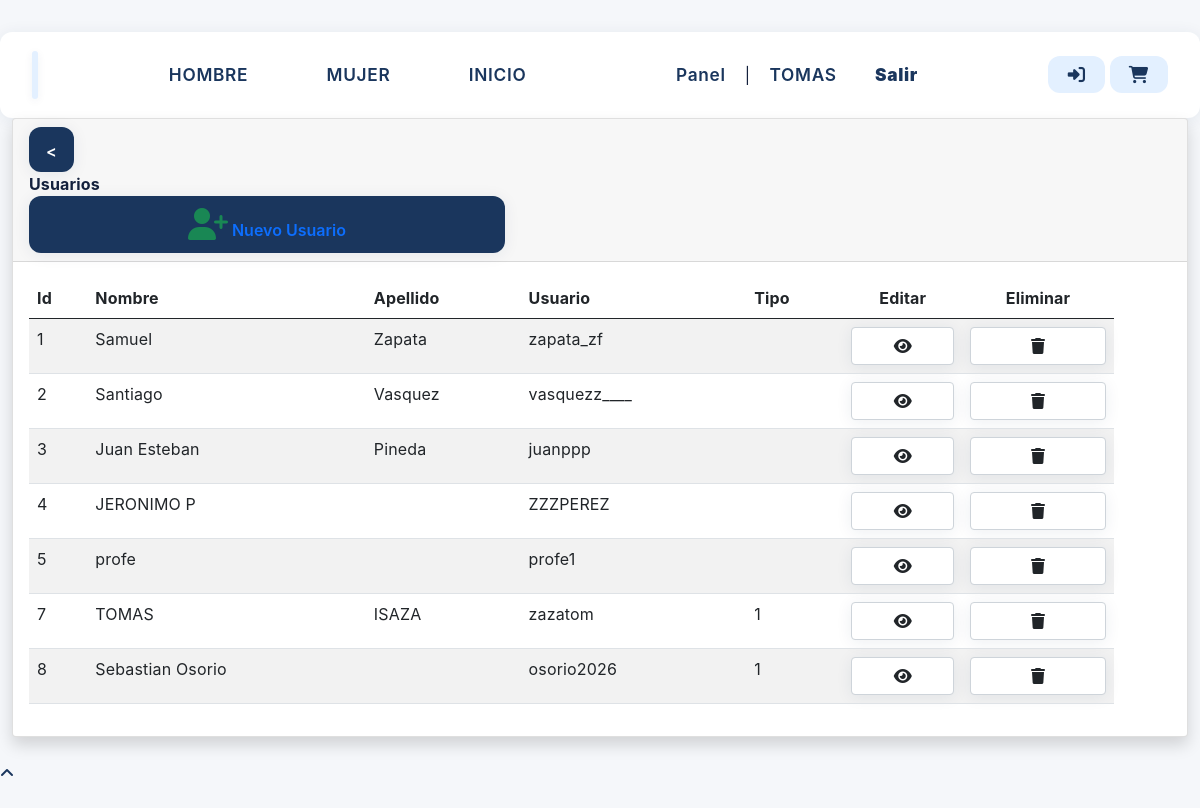
Screenshot of /usuarios.php (signed in) with the database file from the repository.
### tables this page shows
CREATE TABLE `usuarios` (
  `id_usu` int(11) NOT NULL,
  `nombre` varchar(90) DEFAULT NULL,
  `apellido` varchar(80) DEFAULT NULL,
  `password_hash` varchar(255) DEFAULT NULL,
  `usuario` varchar(50) DEFAULT NULL,
  `tipo` int(11) DEFAULT NULL,
  `correo` varchar(255) DEFAULT NULL,
  `celular` int(15) DEFAULT NULL
);

### usuarios.php (the view, shortened to what this page needs)
<?php include_once 'conex.php';
$objeto = new conex();
$conex = $objeto -> conectar();
$consulta = "SELECT * FROM usuarios";
$resultado = $conex->prepare($consulta);
$resultado->execute();
$usuarios=$resultado->fetchAll(PDO::FETCH_ASSOC);
?>
<!DOCTYPE html>
<html lang="en">
<head>
    <link rel="stylesheet" href="css/style.css">
    <link rel="stylesheet" href="https://cdnjs.cloudflare.com/ajax/libs/font-awesome/6.0.0-beta3/css/all.min.css">
<link rel="stylesheet" href="https://cdnjs.cloudflare.com/ajax/libs/font-awesome/6.4.0/css/all.min.css">
<link href="https://cdn.jsdelivr.net/npm/bootstrap@5.0.2/dist/css/bootstrap.min.css" rel="stylesheet">
</head>
<body id="page-top">
    <header>
        <?php include 'menu.php' ?>
    </header>
    <div id="wrapper">
                <div id="content-wrapper" class="d-flex flex-column">
                    <div id="content">
                        <div class="container-fluid">
                            <div class="row">
                                <div class="col">
                                    <div class="card shadow mb-4">
                                        <div class="card-header py-">
                                            <div class="row">
                                               <DIV class="alinear">
                                                <div class="col-2">
                                                    <a href="admin.php" class="btn btn-secondary px-0" style="width: 45px; height: 45px;"><</a>
                                                </div>
                                                <div class="col-5">
                                                    <div class="w1"><strong>Usuarios</strong>
                                                    </div>
                                                </div>
                                                <div class="col-5">
                                                    <button type="button" class="btn w-100 text-primary font-weight-bold" data-bs-toggle="modal" data-bs-target="#modalu" name="botonCrear" id="botonCrear"><i class="fas fa-user-plus fa-2x text-success"></i>
                                                    <div class="d-none d-sm-inline-block black">
                                                        <div class="w2">Nuevo Usuario</div>
                                                    </div>
                                                    </button>
                                                </div>
                                                </DIV>
                                            </div>
                                        </div>
                                        <div class="card-body">
                                            <table name="usuarios" id="usuarios" class="table table-striped" style="width:95%">
                                                        <thead>
                                                            <tr>
                                                                <th>Id</th>
                                                                <th>Nombre</th>
                                                                <th>Apellido</th>
                                                                <th>Usuario</th>
                                                                <th>Tipo</th>
                                                                <th><center>Editar</center></th>
                                                                <th><center>Eliminar</center></th>
                                                            </tr>
                                                        </thead>
                                                        <tbody>
                                                        <?php foreach($usuarios as $usuario) {?>
                                                            <tr>
                                                                <td> <?php echo $usuario['id_usu'] ?> </td>
                                                                <td> <?php echo $usuario['nombre'] ?> </td>
                                                                <td> <?php echo $usuario['apellido'] ?> </td>
                                                                <td> <?php echo $usuario['usuario'] ?> </td>
                                                                <td> <?php echo $usuario['tipo'] ?> </td>
                                                                   <td><form action="modaleditaru.php" method="POST">
                                                                        <button type="submit" class="form-control" id="vern" nombre="vern"><i class="fa-solid fa-eye"></i></button>
                                                                    </form></center></td>
                                                                <td><center>
                                                                    <form action="modaleliminaru.php" method="POST">
                                                                        <button type="submit" class="form-control" id="eliminaru" nombre="eliminaru"><i class="fa-solid fa-trash"></i></button>
                                                                    </form></center></td>
                                                            </tr>
                                                            <?php }?>
                                                        </tbody>
                                            </table>
                                        </div>
                                    </div>
                                </div>
                            </div>
                        </div>
                    </div>
                </div>
    </div>
                <a class="scroll-to-top rounded" href="#page-top">
                    <i class="fas fa-angle-up"></i>
                </a>
</body>
</html>

### style.css (style rules this page uses)
:root { --blanco: #fff; --azul-oscuro: #14213d; --azul-medio: #1a365d; --azul-claro: #e3f0ff; --gris-suave: #f5f7fa; --borde-radius: 12px; --sombra: 0 2px 16px rgba(26,54,93,0.08); --transicion: 0.2s cubic-bezier(.4,0,.2,1); }
html, body { min-height: 100vh; margin: 0; padding: 0; font-family: 'Inter', 'Segoe UI', Arial, sans-serif; background: var(--gris-suave); color: var(--azul-oscuro); font-size: 16px; letter-spacing: 0.01em; }
a { color: var(--azul-medio); text-decoration: underline; transition: color var(--transicion); }
button, .btn { background: var(--azul-medio); color: var(--blanco); border: none; border-radius: var(--borde-radius); padding: 0.7rem 1.5rem; font-size: 1rem; font-weight: 600; cursor: pointer; transition: background var(--transicion), color var(--transicion); box-shadow: var(--sombra); }
body { background-image: url('img/grafo2..png'); background-size: cover; }

### rows the page displays
usuarios: id_usu "1", nombre "Samuel", apellido "Zapata", usuario "zapata_zf"
usuarios: id_usu "2", nombre "Santiago", apellido "Vasquez", usuario "vasquezz____"
usuarios: id_usu "3", nombre "Juan Esteban", apellido "Pineda", usuario "juanppp"
usuarios: id_usu "4", nombre "JERONIMO P", usuario "ZZZPEREZ"
usuarios: id_usu "5", nombre "profe", usuario "profe1"
usuarios: id_usu "7", nombre "TOMAS", apellido "ISAZA", usuario "zazatom", tipo "1"
usuarios: id_usu "8", nombre "Sebastian Osorio", usuario "osorio2026", tipo "1"

### other values shown
$_SESSION['nombre'] "TOMAS"
